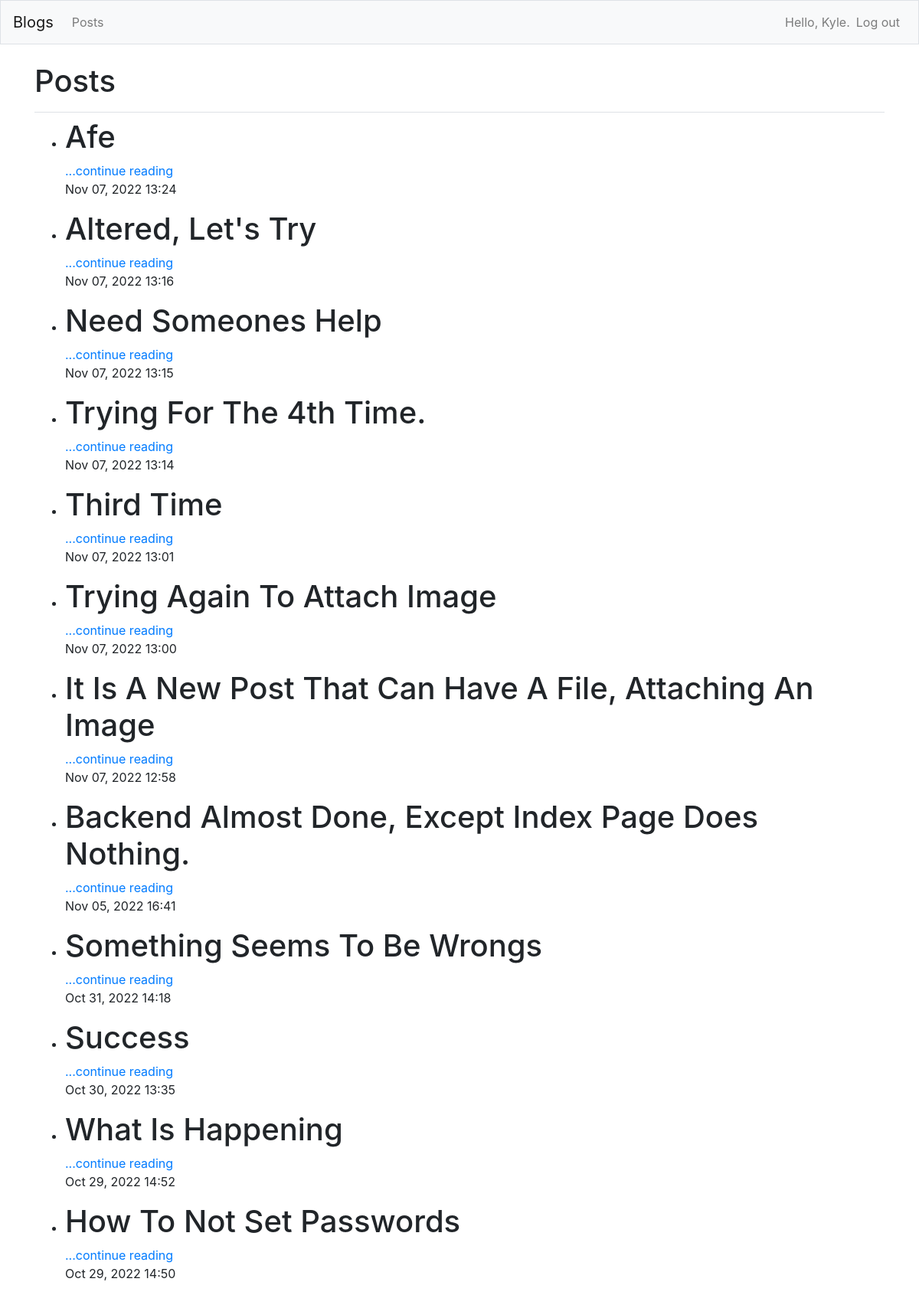
Page /posts (signed in) on the committed database.
### blogs/models.py (models this page shows, shortened)
class BlogPost(models.Model):
    title = models.CharField(max_length=200)
    content = models.TextField()
    date_added = models.DateTimeField(auto_now_add=True)
    upload = models.FileField(upload_to='uploads/%Y/%m/%d/',max_length=250,null=True, default=None)

### blogs/views.py (the view)
# urls.py: path('posts', views.posts, name='posts'),
def posts(request):
    posts = BlogPost.objects.all().order_by('-date_added')
    context = {
        'posts': posts
    }
    return render(request, 'blogs/posts.html', context)

### blogs/templates/blogs/posts.html
{% extends 'blogs/base.html' %}
{% block page_header %}
<h1>Posts</h1>
{% endblock page_header %}
{% block content %}
<ul >
    {% for post in posts %}
    <li><h3>
        <h1> {{ post.title|title }} </h1>
        <a href="{% url 'blogs:post' post_id=post.id %}">...continue reading</a>
        <p> {{ post.date_added|date:'M d, Y H:i' }} </p>
    </h3></li>
    {% empty %}
    <li>There are no posts yet.</li>
    {% endfor %}
</ul>
{% endblock content %}

### blogs/templates/blogs/base.html (shortened to what this page needs)
{% load bootstrap4 %}
<!DOCTYPE html>
<html lang="en">
<head>
    {% bootstrap_css %}
</head>
<body>
    <nav class="navbar navbar-expand-md navbar-light bg-light mb-4 border">
        <a class="navbar-brand" href="{% url 'blogs:index' %}">Blogs</a>
        <div class="collapse navbar-collapse" id="navbarCollapse">
            <ul class="navbar-nav mr-auto">
                <li class="nav-item">
                    <a class="nav-link" href="{% url 'blogs:posts' %}">Posts</a>
                </li>
            </ul>
            <ul class="navbar-nav ml-auto">
                {% if user.is_authenticated %}
                    <li class="nav-item">
                        <span class="navbar-text">Hello, {{ user.username }}.</span>
                    </li>
                    <li class="nav-item">
                        <a class="nav-link" href="{% url 'users:logout' %}">Log out</a>
                    </li>
                {% else %}
                    <li class="nav-item">
                        <a class="nav-link" href="{% url 'users:register' %}">Register</a>
                    </li>
                    <li class="nav-item">
                        <a class="nav-link" href="{% url 'users:login'%}">Log in</a></li>
                {% endif %}
            </ul>
        </div>
    </nav>
    <main rold="main" class="container">
        <div class="pb-2 mb-2 border-bottom">
            {% block page_header %}{% endblock page_header %}
        </div>
        <div>
            {% block content %}{% endblock content %}
        </div>
    </main>
</body>
</html>

### rows in the picture
BlogPost: title "Afe", date_added "Nov 07, 2022 13:24"
BlogPost: title "Altered, Let's Try", date_added "Nov 07, 2022 13:16"
BlogPost: title "Need Someones Help", date_added "Nov 07, 2022 13:15"
BlogPost: title "Trying For The 4th Time.", date_added "Nov 07, 2022 13:14"
BlogPost: title "Third Time", date_added "Nov 07, 2022 13:01"
BlogPost: title "Trying Again To Attach Image", date_added "Nov 07, 2022 13:00"
BlogPost: title "It Is A New Post That Can Have A File, Attaching An Image", date_added "Nov 07, 2022 12:58"
BlogPost: title "Backend Almost Done, Except Index Page Does Nothing.", date_added "Nov 05, 2022 16:41"
BlogPost: title "Something Seems To Be Wrongs", date_added "Oct 31, 2022 14:18"
BlogPost: title "Success", date_added "Oct 30, 2022 13:35"
BlogPost: title "What Is Happening", date_added "Oct 29, 2022 14:52"
BlogPost: title "How To Not Set Passwords", date_added "Oct 29, 2022 14:50"

### other values in the picture
{{ user.username }} "Kyle"
